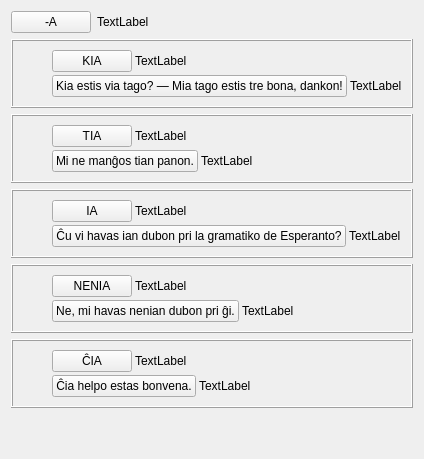
     <widget class="QWidget" name="tab_6">
      <attribute name="icon">
       <iconset resource="ikonoj.qrc">
        <normaloff>:/ikonoj/leciono.png</normaloff>:/ikonoj/leciono.png</iconset>
      </attribute>
      <attribute name="title">
       <string>6</string>
      </attribute>
      <layout class="QVBoxLayout" name="verticalLayout_29">
       <item>
        <layout class="QHBoxLayout" name="horizontalLayout_73">
         <item>
          <widget class="neklakebla" name="pushButton_36">
           <property name="sizePolicy">
            <sizepolicy hsizetype="Maximum" vsizetype="Fixed">
             <horstretch>0</horstretch>
             <verstretch>0</verstretch>
            </sizepolicy>
           </property>
           <property name="text">
            <string>-A</string>
           </property>
           <property name="tipo" stdset="0">
            <string>akuzativa</string>
           </property>
          </widget>
         </item>
         <item>
          <widget class="QLabel" name="Lec06_Label78">
           <property name="sizePolicy">
            <sizepolicy hsizetype="Preferred" vsizetype="Maximum">
             <horstretch>0</horstretch>
             <verstretch>0</verstretch>
            </sizepolicy>
           </property>
           <property name="text">
            <string>TextLabel</string>
           </property>
           <property name="wordWrap">
            <bool>true</bool>
           </property>
          </widget>
         </item>
        </layout>
       </item>
       <item>
        <widget class="QFrame" name="frame_27">
         <property name="frameShape">
          <enum>QFrame::Box</enum>
         </property>
         <property name="frameShadow">
          <enum>QFrame::Raised</enum>
         </property>
         <layout class="QVBoxLayout" name="verticalLayout_67">
          <property name="spacing">
           <number>6</number>
          </property>
          <property name="margin">
           <number>9</number>
          </property>
          <item>
           <layout class="QHBoxLayout" name="horizontalLayout_114">
            <item>
             <spacer name="horizontalSpacer_27">
              <property name="orientation">
               <enum>Qt::Horizontal</enum>
              </property>
              <property name="sizeType">
               <enum>QSizePolicy::Fixed</enum>
              </property>
              <property name="sizeHint" stdset="0">
               <size>
                <width>30</width>
                <height>20</height>
               </size>
              </property>
             </spacer>
            </item>
            <item>
             <layout class="QVBoxLayout" name="verticalLayout_68">
              <property name="spacing">
               <number>3</number>
              </property>
              <item>
               <layout class="QHBoxLayout" name="horizontalLayout_115">
                <item>
                 <widget class="klakbutono" name="Lec06_Button51">
                  <property name="sizePolicy">
                   <sizepolicy hsizetype="Maximum" vsizetype="Fixed">
                    <horstretch>0</horstretch>
                    <verstretch>0</verstretch>
                   </sizepolicy>
                  </property>
                  <property name="text">
                   <string>KIA</string>
                  </property>
                 </widget>
                </item>
                <item>
                 <widget class="QLabel" name="Lec06_Label79">
                  <property name="text">
                   <string>TextLabel</string>
                  </property>
                  <property name="wordWrap">
                   <bool>true</bool>
                  </property>
                 </widget>
                </item>
               </layout>
              </item>
              <item>
               <layout class="QHBoxLayout" name="horizontalLayout_116">
                <item>
                 <widget class="klakbutono" name="Lec06_Button52">
                  <property name="sizePolicy">
                   <sizepolicy hsizetype="Maximum" vsizetype="Fixed">
                    <horstretch>0</horstretch>
                    <verstretch>0</verstretch>
                   </sizepolicy>
                  </property>
                  <property name="text">
                   <string>Kia estis via tago? — Mia tago estis tre bona, dankon!</string>
                  </property>
                 </widget>
                </item>
                <item>
                 <widget class="QLabel" name="Lec06_Label80">
                  <property name="text">
                   <string>TextLabel</string>
                  </property>
                  <property name="wordWrap">
                   <bool>true</bool>
                  </property>
                 </widget>
                </item>
               </layout>
              </item>
             </layout>
            </item>
           </layout>
          </item>
         </layout>
        </widget>
       </item>
       <item>
        <widget class="QFrame" name="frame_28">
         <property name="frameShape">
          <enum>QFrame::Box</enum>
         </property>
         <property name="frameShadow">
          <enum>QFrame::Raised</enum>
         </property>
         <layout class="QVBoxLayout" name="verticalLayout_69">
          <property name="spacing">
           <number>6</number>
          </property>
          <property name="margin">
           <number>9</number>
          </property>
          <item>
           <layout class="QHBoxLayout" name="horizontalLayout_117">
            <item>
             <spacer name="horizontalSpacer_28">
              <property name="orientation">
               <enum>Qt::Horizontal</enum>
              </property>
              <property name="sizeType">
               <enum>QSizePolicy::Fixed</enum>
              </property>
              <property name="sizeHint" stdset="0">
               <size>
                <width>30</width>
                <height>20</height>
               </size>
              </property>
             </spacer>
            </item>
            <item>
             <layout class="QVBoxLayout" name="verticalLayout_70">
              <property name="spacing">
               <number>3</number>
              </property>
              <item>
               <layout class="QHBoxLayout" name="horizontalLayout_118">
                <item>
                 <widget class="klakbutono" name="Lec06_Button31">
                  <property name="sizePolicy">
                   <sizepolicy hsizetype="Maximum" vsizetype="Fixed">
                    <horstretch>0</horstretch>
                    <verstretch>0</verstretch>
                   </sizepolicy>
                  </property>
                  <property name="text">
                   <string>TIA</string>
                  </property>
                 </widget>
                </item>
                <item>
                 <widget class="QLabel" name="Lec06_Label63">
                  <property name="text">
                   <string>TextLabel</string>
                  </property>
                  <property name="wordWrap">
                   <bool>true</bool>
                  </property>
                 </widget>
                </item>
               </layout>
              </item>
              <item>
               <layout class="QHBoxLayout" name="horizontalLayout_119">
                <item>
                 <widget class="klakbutono" name="Lec06_Button32">
                  <property name="sizePolicy">
                   <sizepolicy hsizetype="Maximum" vsizetype="Fixed">
                    <horstretch>0</horstretch>
                    <verstretch>0</verstretch>
                   </sizepolicy>
                  </property>
                  <property name="text">
                   <string>Mi ne manĝos tian panon.</string>
                  </property>
                 </widget>
                </item>
                <item>
                 <widget class="QLabel" name="Lec06_Label64">
                  <property name="text">
                   <string>TextLabel</string>
                  </property>
                  <property name="wordWrap">
                   <bool>true</bool>
                  </property>
                 </widget>
                </item>
               </layout>
              </item>
             </layout>
            </item>
           </layout>
          </item>
         </layout>
        </widget>
       </item>
       <item>
        <widget class="QFrame" name="frame_29">
         <property name="frameShape">
          <enum>QFrame::Box</enum>
         </property>
         <property name="frameShadow">
          <enum>QFrame::Raised</enum>
         </property>
         <layout class="QVBoxLayout" name="verticalLayout_71">
          <property name="spacing">
           <number>6</number>
          </property>
          <property name="margin">
           <number>9</number>
          </property>
          <item>
           <layout class="QHBoxLayout" name="horizontalLayout_120">
            <item>
             <spacer name="horizontalSpacer_29">
              <property name="orientation">
               <enum>Qt::Horizontal</enum>
              </property>
              <property name="sizeType">
               <enum>QSizePolicy::Fixed</enum>
              </property>
              <property name="sizeHint" stdset="0">
               <size>
                <width>30</width>
                <height>20</height>
               </size>
              </property>
             </spacer>
            </item>
            <item>
             <layout class="QVBoxLayout" name="verticalLayout_72">
              <property name="spacing">
               <number>3</number>
              </property>
              <item>
               <layout class="QHBoxLayout" name="horizontalLayout_121">
                <item>
                 <widget class="klakbutono" name="Lec06_Button33">
                  <property name="sizePolicy">
                   <sizepolicy hsizetype="Maximum" vsizetype="Fixed">
                    <horstretch>0</horstretch>
                    <verstretch>0</verstretch>
                   </sizepolicy>
                  </property>
                  <property name="text">
                   <string>IA</string>
                  </property>
                 </widget>
                </item>
                <item>
                 <widget class="QLabel" name="Lec06_Label65">
                  <property name="text">
                   <string>TextLabel</string>
                  </property>
                  <property name="wordWrap">
                   <bool>true</bool>
                  </property>
                 </widget>
                </item>
               </layout>
              </item>
              <item>
               <layout class="QHBoxLayout" name="horizontalLayout_122">
                <item>
                 <widget class="klakbutono" name="Lec06_Button34">
                  <property name="sizePolicy">
                   <sizepolicy hsizetype="Maximum" vsizetype="Fixed">
                    <horstretch>0</horstretch>
                    <verstretch>0</verstretch>
                   </sizepolicy>
                  </property>
                  <property name="text">
                   <string>Ĉu vi havas ian dubon pri la gramatiko de Esperanto?</string>
                  </property>
                 </widget>
                </item>
                <item>
                 <widget class="QLabel" name="Lec06_Label66">
                  <property name="text">
                   <string>TextLabel</string>
                  </property>
                  <property name="wordWrap">
                   <bool>true</bool>
                  </property>
                 </widget>
                </item>
               </layout>
              </item>
             </layout>
            </item>
           </layout>
          </item>
         </layout>
        </widget>
       </item>
       <item>
        <widget class="QFrame" name="frame_30">
         <property name="frameShape">
          <enum>QFrame::Box</enum>
         </property>
         <property name="frameShadow">
          <enum>QFrame::Raised</enum>
         </property>
         <layout class="QVBoxLayout" name="verticalLayout_73">
          <property name="spacing">
           <number>6</number>
          </property>
          <property name="margin">
           <number>9</number>
          </property>
          <item>
           <layout class="QHBoxLayout" name="horizontalLayout_123">
            <item>
             <spacer name="horizontalSpacer_30">
              <property name="orientation">
               <enum>Qt::Horizontal</enum>
              </property>
              <property name="sizeType">
               <enum>QSizePolicy::Fixed</enum>
              </property>
              <property name="sizeHint" stdset="0">
               <size>
                <width>30</width>
                <height>20</height>
               </size>
              </property>
             </spacer>
            </item>
            <item>
             <layout class="QVBoxLayout" name="verticalLayout_74">
              <property name="spacing">
               <number>3</number>
              </property>
              <item>
               <layout class="QHBoxLayout" name="horizontalLayout_124">
                <item>
                 <widget class="klakbutono" name="Lec06_Button35">
                  <property name="sizePolicy">
                   <sizepolicy hsizetype="Maximum" vsizetype="Fixed">
                    <horstretch>0</horstretch>
                    <verstretch>0</verstretch>
                   </sizepolicy>
                  </property>
                  <property name="text">
                   <string>NENIA</string>
                  </property>
                 </widget>
                </item>
                <item>
                 <widget class="QLabel" name="Lec06_Label67">
                  <property name="text">
                   <string>TextLabel</string>
                  </property>
                  <property name="wordWrap">
                   <bool>true</bool>
                  </property>
                 </widget>
                </item>
               </layout>
              </item>
              <item>
               <layout class="QHBoxLayout" name="horizontalLayout_125">
                <item>
                 <widget class="klakbutono" name="Lec06_Button36">
                  <property name="sizePolicy">
                   <sizepolicy hsizetype="Maximum" vsizetype="Fixed">
                    <horstretch>0</horstretch>
                    <verstretch>0</verstretch>
                   </sizepolicy>
                  </property>
                  <property name="text">
                   <string>Ne, mi havas nenian dubon pri ĝi.</string>
                  </property>
                 </widget>
                </item>
                <item>
                 <widget class="QLabel" name="Lec06_Label68">
                  <property name="text">
                   <string>TextLabel</string>
                  </property>
                  <property name="wordWrap">
                   <bool>true</bool>
                  </property>
                 </widget>
                </item>
               </layout>
              </item>
             </layout>
            </item>
           </layout>
          </item>
         </layout>
        </widget>
       </item>
       <item>
        <widget class="QFrame" name="frame_26">
         <property name="frameShape">
          <enum>QFrame::Box</enum>
         </property>
         <property name="frameShadow">
          <enum>QFrame::Raised</enum>
         </property>
         <layout class="QVBoxLayout" name="verticalLayout_65">
          <property name="spacing">
           <number>6</number>
          </property>
          <property name="margin">
           <number>9</number>
          </property>
          <item>
           <layout class="QHBoxLayout" name="horizontalLayout_111">
            <item>
             <spacer name="horizontalSpacer_26">
              <property name="orientation">
               <enum>Qt::Horizontal</enum>
              </property>
              <property name="sizeType">
               <enum>QSizePolicy::Fixed</enum>
              </property>
              <property name="sizeHint" stdset="0">
               <size>
                <width>30</width>
                <height>20</height>
               </size>
              </property>
             </spacer>
            </item>
            <item>
             <layout class="QVBoxLayout" name="verticalLayout_66">
              <property name="spacing">
               <number>3</number>
              </property>
              <item>
               <layout class="QHBoxLayout" name="horizontalLayout_112">
                <item>
                 <widget class="klakbutono" name="Lec06_Button37">
                  <property name="sizePolicy">
                   <sizepolicy hsizetype="Maximum" vsizetype="Fixed">
                    <horstretch>0</horstretch>
                    <verstretch>0</verstretch>
                   </sizepolicy>
                  </property>
                  <property name="text">
                   <string>ĈIA</string>
                  </property>
                 </widget>
                </item>
                <item>
                 <widget class="QLabel" name="Lec06_Label69">
                  <property name="text">
                   <string>TextLabel</string>
                  </property>
                  <property name="wordWrap">
                   <bool>true</bool>
                  </property>
                 </widget>
                </item>
               </layout>
              </item>
              <item>
               <layout class="QHBoxLayout" name="horizontalLayout_113">
                <item>
                 <widget class="klakbutono" name="Lec06_Button38">
                  <property name="sizePolicy">
                   <sizepolicy hsizetype="Maximum" vsizetype="Fixed">
                    <horstretch>0</horstretch>
                    <verstretch>0</verstretch>
                   </sizepolicy>
                  </property>
                  <property name="text">
                   <string>Ĉia helpo estas bonvena.</string>
                  </property>
                 </widget>
                </item>
                <item>
                 <widget class="QLabel" name="Lec06_Label70">
                  <property name="text">
                   <string>TextLabel</string>
                  </property>
                  <property name="wordWrap">
                   <bool>true</bool>
                  </property>
                 </widget>
                </item>
               </layout>
              </item>
             </layout>
            </item>
           </layout>
          </item>
         </layout>
        </widget>
       </item>
       <item>
        <spacer name="verticalSpacer_9">
         <property name="orientation">
          <enum>Qt::Vertical</enum>
         </property>
         <property name="sizeHint" stdset="0">
          <size>
           <width>20</width>
           <height>40</height>
          </size>
         </property>
        </spacer>
       </item>
      </layout>
     </widget>
